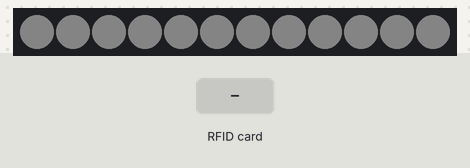
Bench run of a sketch on a simulated Arduino Uno, built with avr-gcc and run on an emulated ATmega328P. On the bench: 12 RGB LEDs in strip order, left to right. The test bench sets the inputs (shaded band). Dim RGB values are drawn brighter than linear; random numbers use the default seed unless the sketch sets one.

Above: at 1.2 s.
1.3 s: RFID card 80 11 F7 73 held to the reader
At 1.7 s:
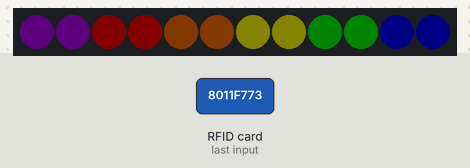
Timing chart, 0 to 4.3 s (numbered marks = the images above; inputs shaded):
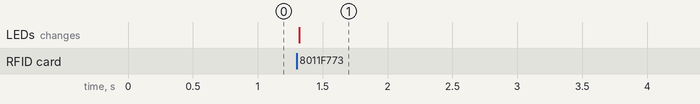

Measured:
- after the input at 1.3 s, the LEDs: change at once (image 1)

The sketch:

FF1.ino
```cpp
/****************************
 *  FONCTION FACULTATIVE 1  *
 *     GROUPE 19 - RFID     *
 *      BOULILA Elyssa      *
 *     BOUZAIEN Mokhles     *
 *       THABET Achraf      *
 ****************************/

#include <Adafruit_NeoPixel.h>
#include <MFRC522.h>
#include <SPI.h>


const int      PIN       =  6; // Data output to Adafruit NeoPixel
const int      NUMPIXELS =  12; // Number of pixels in the ring ^
const int      SS_PIN    =  10; // Data PIN for MFRC522
const int      RST_PIN   =  9; // Reset PIN for MFRC522

Adafruit_NeoPixel pixels = Adafruit_NeoPixel(NUMPIXELS, PIN, NEO_GRB + NEO_KHZ800);

// Defining colors
const uint32_t red       =  pixels.Color(255, 0, 0);
const uint32_t green     =  pixels.Color(0, 255, 0);
const uint32_t yellow    =  pixels.Color(255, 255, 0);
const uint32_t blank     =  pixels.Color(0, 0, 0);
const uint32_t white     =  pixels.Color(255, 255, 255);
const uint32_t blue      =  pixels.Color(0, 0, 255);


MFRC522 rfid(SS_PIN, RST_PIN); // Prepares PINS
MFRC522::MIFARE_Key key;


void setup() {
  Serial.begin(9600);
  pixels.begin();
  pixels.setBrightness(7); // This is to make sure the lights won't burn up.
  SPI.begin(); // Make the NeoPixel and microcontroller communicate
  rfid.PCD_Init();
  setAll(white);

}

void loop() {
  int c = random(3);
  if (!rfid.PICC_IsNewCardPresent() || !rfid.PICC_ReadCardSerial()){
    return;
  }

  String strID = getID();

  if(strID == "80:11:F7:73") {


    if (c == 0) {
      for (int i = 0; i<100; i+=2){
        setAll(white);
        pixels.setPixelColor(i%12, red);
        pixels.show();
        delay(100);
        setAll(white);
      }
    } else if (c == 1) {
      for (int i = 0; i<50; i+=1){
        setAll(white);
        pixels.setPixelColor(12-(i%12), blue);
        pixels.setPixelColor(i%16, green);
        pixels.show();
        delay(100);
        setAll(white);
      }
    } else if (c == 2) {
      pixels.setPixelColor(2, red);
      pixels.setPixelColor(3, red);
      pixels.setPixelColor(4, pixels.Color(237, 127, 16));
      pixels.setPixelColor(5, pixels.Color(237, 127, 16));
      pixels.setPixelColor(6, yellow);
      pixels.setPixelColor(7, yellow);
      pixels.setPixelColor(8, green);
      pixels.setPixelColor(9, green);
      pixels.setPixelColor(10, blue);
      pixels.setPixelColor(11, blue);
//      pixels.setPixelColor(12, pixels.Color(121, 28, 248));
//      pixels.setPixelColor(13, pixels.Color(121, 28, 248));
      pixels.setPixelColor(0, pixels.Color(102, 0, 153));
      pixels.setPixelColor(1, pixels.Color(102, 0, 153));
      pixels.show();
      delay(5000);
      setAll(white);
    }
  }
}

String getID() {
  String strID = "";
  for (byte i = 0; i < 4; i++) {
    strID +=
      (rfid.uid.uidByte[i] < 0x10 ? "0" : "") +
      String(rfid.uid.uidByte[i], HEX) +
      (i != 3 ? ":" : "");
  }
  strID.toUpperCase();
  return strID;
}

void setAll(uint32_t color) {
  for(int i=0;i<NUMPIXELS;i++){
    pixels.setPixelColor(i, color);
    pixels.show();
  }
}
```
